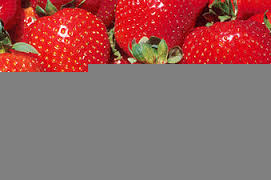
#> input picture 9k=strawberry.jpg, 271 x 180 px
$ python grayHistogram.py --image 9k=strawberry.jpg
#> lines starting #> are read from the running program, lines starting #| are printed output that depends on the picture


#import packages
import cv2
import numpy as np
from matplotlib import pyplot as plt
import argparse

ap = argparse.ArgumentParser()
ap.add_argument("-i", "--image", help = "path to the image")
args = vars(ap.parse_args())

#load image
img = cv2.imread(args["image"])
#> img is the input picture: shape (180, 271, 3); mean B, G, R 96.8, 97.9, 150
color = ('b','g','r')


#calculate hist


#plot hist
histData = cv2.calcHist([img],[0],None,[256],[0,256])
#> histData = 256 values, max 30747 at index 128, min 0 at index 209, mean 190.5
plt.plot(histData)
plt.xlim([0,256])
plt.ylim([0,50000])

plt.xlabel("Pixel Intensity")
plt.ylabel("Pixel Count")
plt.title("Grayscale Histogram")
plt.show()
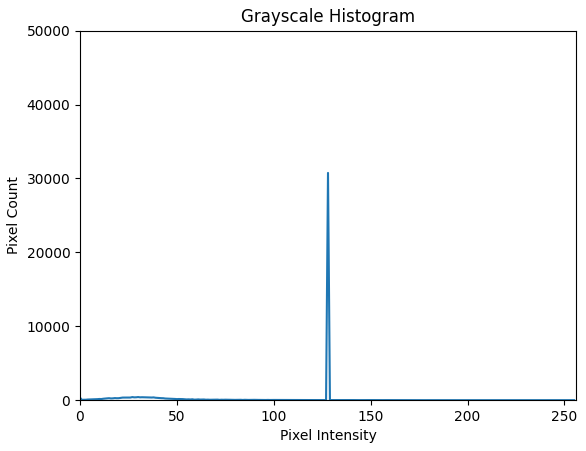
#> figure drawn by matplotlib, 1 panel; curve peaks at x = 128, y = 30747

#plt.hist(img.ravel(),bins,[0,256])
